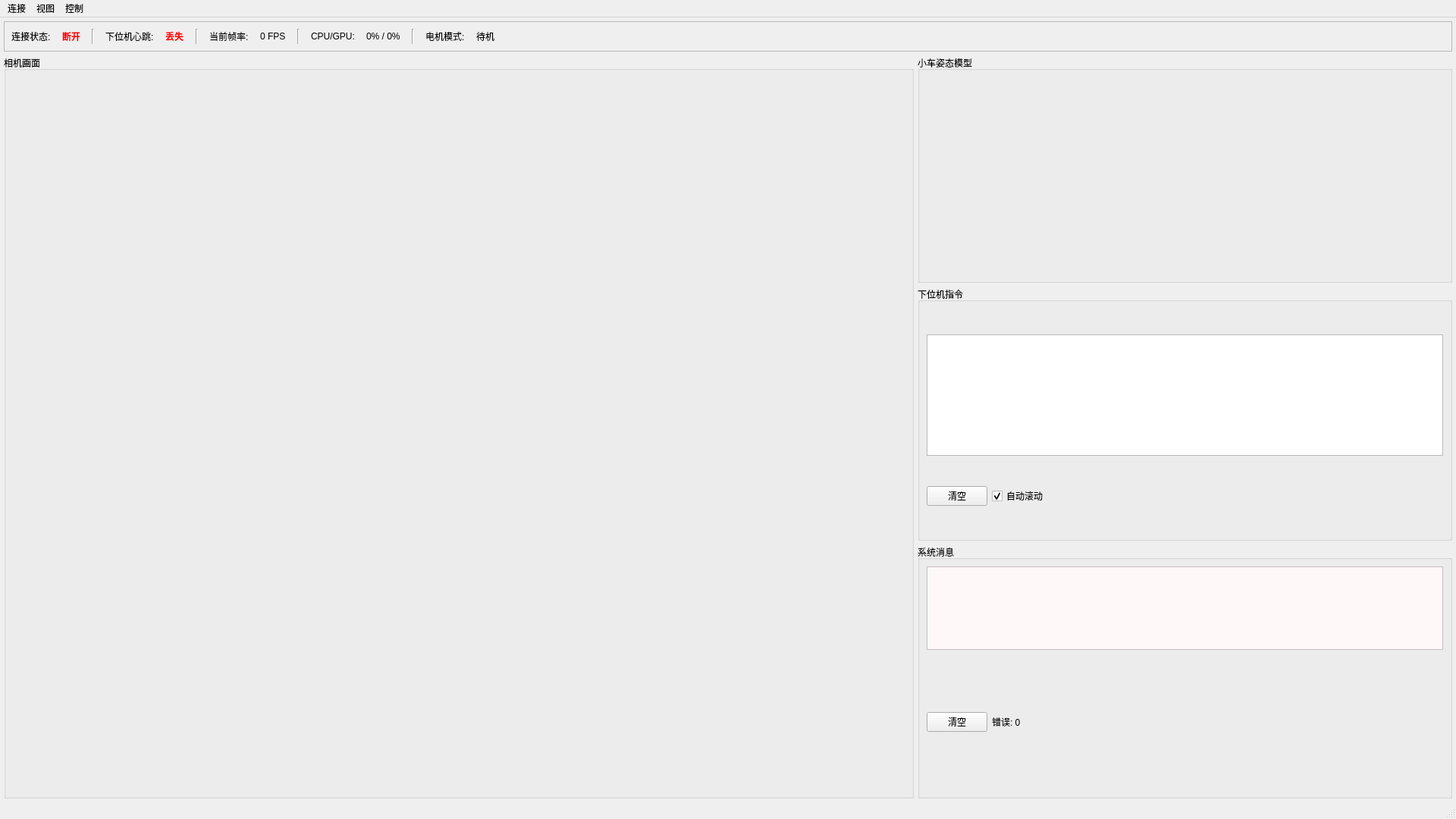
<?xml version="1.0" encoding="UTF-8"?>
<ui version="4.0">
 <class>MainWindow</class>
 <widget class="QMainWindow" name="MainWindow">
  <property name="geometry">
   <rect>
    <x>0</x>
    <y>0</y>
    <width>1920</width>
    <height>1080</height>
   </rect>
  </property>
  <property name="minimumSize">
   <size>
    <width>1600</width>
    <height>900</height>
   </size>
  </property>
  <property name="windowTitle">
   <string>电机控制系统上位机</string>
  </property>
  <widget class="QWidget" name="centralwidget">
   <layout class="QVBoxLayout" name="verticalLayout_main">
    <property name="spacing">
     <number>5</number>
    </property>
    <property name="leftMargin">
     <number>5</number>
    </property>
    <property name="topMargin">
     <number>5</number>
    </property>
    <property name="rightMargin">
     <number>5</number>
    </property>
    <property name="bottomMargin">
     <number>5</number>
    </property>
    <item>
     <widget class="QFrame" name="frame_status">
      <property name="maximumSize">
       <size>
        <width>16777215</width>
        <height>80</height>
       </size>
      </property>
      <property name="frameShape">
       <enum>QFrame::Shape::StyledPanel</enum>
      </property>
      <layout class="QHBoxLayout" name="horizontalLayout_status">
       <property name="spacing">
        <number>15</number>
       </property>
       <item>
        <widget class="QLabel" name="label_connection_status">
         <property name="text">
          <string>连接状态:</string>
         </property>
        </widget>
       </item>
       <item>
        <widget class="QLabel" name="label_connection_value">
         <property name="styleSheet">
          <string>color: red; font-weight: bold;</string>
         </property>
         <property name="text">
          <string>断开</string>
         </property>
        </widget>
       </item>
       <item>
        <widget class="Line" name="line_separator1">
         <property name="orientation">
          <enum>Qt::Orientation::Vertical</enum>
         </property>
        </widget>
       </item>
       <item>
        <widget class="QLabel" name="label_heartbeat">
         <property name="text">
          <string>下位机心跳:</string>
         </property>
        </widget>
       </item>
       <item>
        <widget class="QLabel" name="label_heartbeat_value">
         <property name="styleSheet">
          <string>color: red; font-weight: bold;</string>
         </property>
         <property name="text">
          <string>丢失</string>
         </property>
        </widget>
       </item>
       <item>
        <widget class="Line" name="line_separator2">
         <property name="orientation">
          <enum>Qt::Orientation::Vertical</enum>
         </property>
        </widget>
       </item>
       <item>
        <widget class="QLabel" name="label_fps">
         <property name="text">
          <string>当前帧率:</string>
         </property>
        </widget>
       </item>
       <item>
        <widget class="QLabel" name="label_fps_value">
         <property name="text">
          <string>0 FPS</string>
         </property>
        </widget>
       </item>
       <item>
        <widget class="Line" name="line_separator3">
         <property name="orientation">
          <enum>Qt::Orientation::Vertical</enum>
         </property>
        </widget>
       </item>
       <item>
        <widget class="QLabel" name="label_cpu">
         <property name="text">
          <string>CPU/GPU:</string>
         </property>
        </widget>
       </item>
       <item>
        <widget class="QLabel" name="label_cpu_value">
         <property name="text">
          <string>0% / 0%</string>
         </property>
        </widget>
       </item>
       <item>
        <widget class="Line" name="line_separator4">
         <property name="orientation">
          <enum>Qt::Orientation::Vertical</enum>
         </property>
        </widget>
       </item>
       <item>
        <widget class="QLabel" name="label_mode">
         <property name="text">
          <string>电机模式:</string>
         </property>
        </widget>
       </item>
       <item>
        <widget class="QLabel" name="label_mode_value">
         <property name="text">
          <string>待机</string>
         </property>
        </widget>
       </item>
       <item>
        <spacer name="horizontalSpacer_status">
         <property name="orientation">
          <enum>Qt::Orientation::Horizontal</enum>
         </property>
         <property name="sizeHint" stdset="0">
          <size>
           <width>40</width>
           <height>20</height>
          </size>
         </property>
        </spacer>
       </item>
      </layout>
     </widget>
    </item>
    <item>
     <layout class="QHBoxLayout" name="horizontalLayout_main">
      <property name="spacing">
       <number>5</number>
      </property>
      <item>
       <widget class="QGroupBox" name="group_cameras">
        <property name="minimumSize">
         <size>
          <width>1200</width>
          <height>600</height>
         </size>
        </property>
        <property name="title">
         <string>相机画面</string>
        </property>
        <layout class="QVBoxLayout" name="verticalLayout_cameras"/>
       </widget>
      </item>
      <item>
       <layout class="QVBoxLayout" name="verticalLayout_right">
        <property name="spacing">
         <number>5</number>
        </property>
        <item>
         <widget class="QGroupBox" name="group_car_model">
          <property name="minimumSize">
           <size>
            <width>400</width>
            <height>300</height>
           </size>
          </property>
          <property name="title">
           <string>小车姿态模型</string>
          </property>
          <layout class="QVBoxLayout" name="verticalLayout_car_model">
           <item>
            <widget class="QWidget" name="CarWidget" native="true"/>
           </item>
          </layout>
         </widget>
        </item>
        <item>
         <widget class="QGroupBox" name="group_commands">
          <property name="minimumSize">
           <size>
            <width>400</width>
            <height>200</height>
           </size>
          </property>
          <property name="title">
           <string>下位机指令</string>
          </property>
          <layout class="QVBoxLayout" name="verticalLayout_commands">
           <item>
            <widget class="QTextEdit" name="text_commands">
             <property name="minimumSize">
              <size>
               <width>380</width>
               <height>160</height>
              </size>
             </property>
             <property name="maximumSize">
              <size>
               <width>16777215</width>
               <height>160</height>
              </size>
             </property>
             <property name="styleSheet">
              <string>font-family: 'Consolas', 'Courier New', monospace; font-size: 12px;</string>
             </property>
             <property name="readOnly">
              <bool>true</bool>
             </property>
            </widget>
           </item>
           <item>
            <layout class="QHBoxLayout" name="horizontalLayout_commands_control">
             <item>
              <widget class="QPushButton" name="btn_clear_commands">
               <property name="text">
                <string>清空</string>
               </property>
              </widget>
             </item>
             <item>
              <widget class="QCheckBox" name="checkbox_auto_scroll">
               <property name="text">
                <string>自动滚动</string>
               </property>
               <property name="checked">
                <bool>true</bool>
               </property>
              </widget>
             </item>
             <item>
              <spacer name="horizontalSpacer_commands">
               <property name="orientation">
                <enum>Qt::Orientation::Horizontal</enum>
               </property>
               <property name="sizeHint" stdset="0">
                <size>
                 <width>40</width>
                 <height>20</height>
                </size>
               </property>
              </spacer>
             </item>
            </layout>
           </item>
          </layout>
         </widget>
        </item>
        <item>
         <widget class="QGroupBox" name="group_errors">
          <property name="minimumSize">
           <size>
            <width>400</width>
            <height>150</height>
           </size>
          </property>
          <property name="title">
           <string>系统消息</string>
          </property>
          <layout class="QVBoxLayout" name="verticalLayout_errors">
           <item>
            <widget class="QTextEdit" name="text_errors">
             <property name="minimumSize">
              <size>
               <width>380</width>
               <height>110</height>
              </size>
             </property>
             <property name="maximumSize">
              <size>
               <width>16777215</width>
               <height>110</height>
              </size>
             </property>
             <property name="styleSheet">
              <string>font-family: 'Consolas', 'Courier New', monospace; font-size: 11px; background-color: #fff8f8;</string>
             </property>
             <property name="readOnly">
              <bool>true</bool>
             </property>
            </widget>
           </item>
           <item>
            <layout class="QHBoxLayout" name="horizontalLayout_errors_control">
             <item>
              <widget class="QPushButton" name="btn_clear_errors">
               <property name="text">
                <string>清空</string>
               </property>
              </widget>
             </item>
             <item>
              <widget class="QLabel" name="label_error_count">
               <property name="text">
                <string>错误: 0</string>
               </property>
              </widget>
             </item>
             <item>
              <spacer name="horizontalSpacer_errors">
               <property name="orientation">
                <enum>Qt::Orientation::Horizontal</enum>
               </property>
               <property name="sizeHint" stdset="0">
                <size>
                 <width>40</width>
                 <height>20</height>
                </size>
               </property>
              </spacer>
             </item>
            </layout>
           </item>
          </layout>
         </widget>
        </item>
       </layout>
      </item>
     </layout>
    </item>
   </layout>
  </widget>
  <widget class="QMenuBar" name="menubar">
   <property name="geometry">
    <rect>
     <x>0</x>
     <y>0</y>
     <width>1920</width>
     <height>22</height>
    </rect>
   </property>
   <widget class="QMenu" name="menu_file">
    <property name="title">
     <string>连接</string>
    </property>
    <addaction name="action_connect"/>
    <addaction name="action_tcp_connect"/>
    <addaction name="action_disconnect"/>
    <addaction name="separator"/>
    <addaction name="action_exit"/>
   </widget>
   <widget class="QMenu" name="menu_view">
    <property name="title">
     <string>视图</string>
    </property>
    <addaction name="action_fullscreen"/>
    <addaction name="action_reset_layout"/>
   </widget>
   <widget class="QMenu" name="menu_control">
    <property name="title">
     <string>控制</string>
    </property>
    <addaction name="action_keyboard_control"/>
   </widget>
   <addaction name="menu_file"/>
   <addaction name="menu_view"/>
   <addaction name="menu_control"/>
  </widget>
  <widget class="QStatusBar" name="statusbar"/>
  <action name="action_connect">
   <property name="text">
    <string>连接设备</string>
   </property>
   <property name="shortcut">
    <string>Ctrl+C</string>
   </property>
  </action>
  <action name="action_disconnect">
   <property name="text">
    <string>断开连接</string>
   </property>
   <property name="shortcut">
    <string>Ctrl+D</string>
   </property>
  </action>
  <action name="action_exit">
   <property name="text">
    <string>退出</string>
   </property>
   <property name="shortcut">
    <string>Ctrl+Q</string>
   </property>
  </action>
  <action name="action_fullscreen">
   <property name="text">
    <string>全屏</string>
   </property>
   <property name="shortcut">
    <string>F11</string>
   </property>
  </action>
  <action name="action_reset_layout">
   <property name="text">
    <string>刷新</string>
   </property>
   <property name="toolTip">
    <string>刷新</string>
   </property>
  </action>
  <action name="action_about">
   <property name="text">
    <string>关于</string>
   </property>
  </action>
  <action name="action_tcp_connect">
   <property name="text">
    <string>TCP连接(ROS)</string>
   </property>
   <property name="shortcut">
    <string>Ctrl+T</string>
   </property>
  </action>
  <action name="action_keyboard_control">
   <property name="text">
    <string>键盘控制</string>
   </property>
   <property name="shortcut">
    <string>Ctrl+K</string>
   </property>
   <property name="checkable">
    <bool>true</bool>
   </property>
   <property name="checked">
    <bool>true</bool>
   </property>
  </action>
 </widget>
 <resources/>
 <connections/>
</ui>
